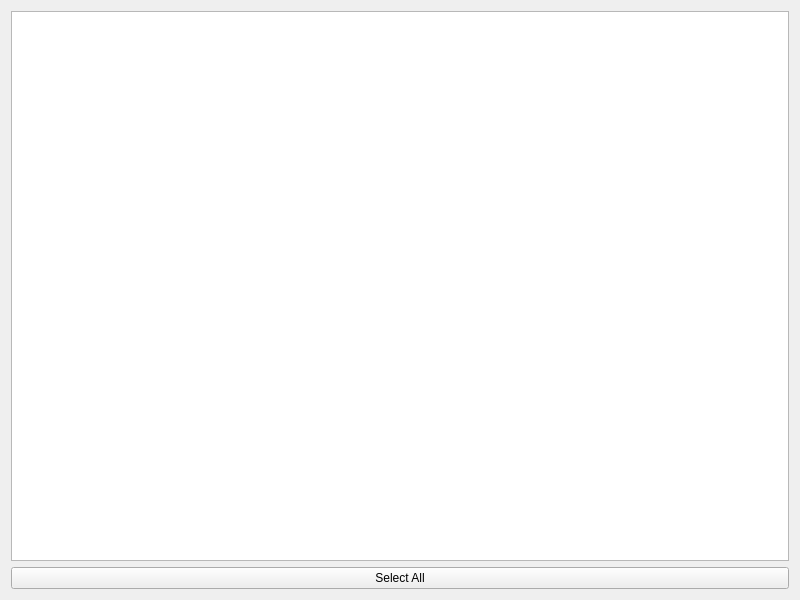
<?xml version="1.0" encoding="UTF-8"?>
<ui version="4.0">
 <class>HistoryWidget</class>
 <widget class="QWidget" name="HistoryWidget">
  <property name="geometry">
   <rect>
    <x>0</x>
    <y>0</y>
    <width>800</width>
    <height>600</height>
   </rect>
  </property>
  <property name="windowTitle">
   <string>HistoryWidget</string>
  </property>
  <layout class="QVBoxLayout" name="verticalLayout">
   <item>
    <widget class="QListWidget" name="listWidget"/>
   </item>
   <item>
    <widget class="QPushButton" name="selectAllButton">
     <property name="text">
      <string>Select All</string>
     </property>
    </widget>
   </item>
  </layout>
 </widget>
 <resources/>
 <connections/>
</ui>
